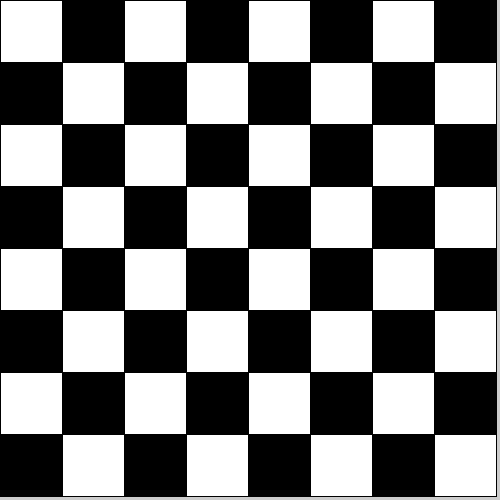
Frame 1 (no input)
Frame 60 (the mouse pressed at the canvas centre just before this capture): identical to frame 1, image omitted
Frame 120 (the mouse held since frame 60 and released just before this capture): identical to frame 1, image omitted

The Processing sketch that drew this single still picture (run headless with seeded random() and noise(); from frame 60 on, the mouse is pressed at the canvas centre):

// Processing sketch: Skak
// ── Skak.pde


void setup() {

  size(500, 500);
}





void draw () {

  DrawBoard();
  
}


// Her tegnes den visuelle representation af skakbrættet
void DrawBoard() {

  for ( int f = 0; f < 8; f++) {

    for (int r = 0; r < 8; r++) {

      boolean isWhite = (r+f) % 2 == 0;
      {

        if (isWhite) {
          fill(255);
        } else {
          fill(0);
        }

        float feltStoerrelse = width / 8;

        rect(f*feltStoerrelse, r*feltStoerrelse, feltStoerrelse, feltStoerrelse);
      }
    }
  }
}
